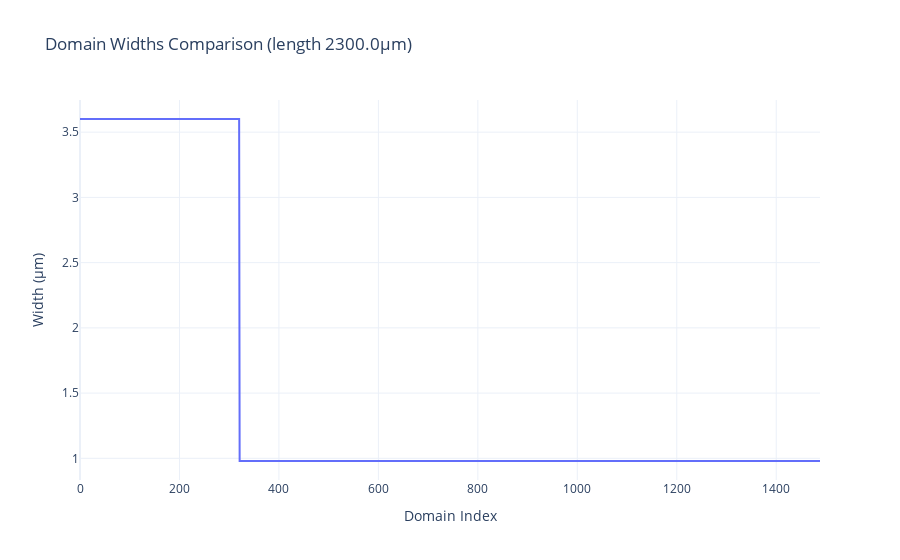
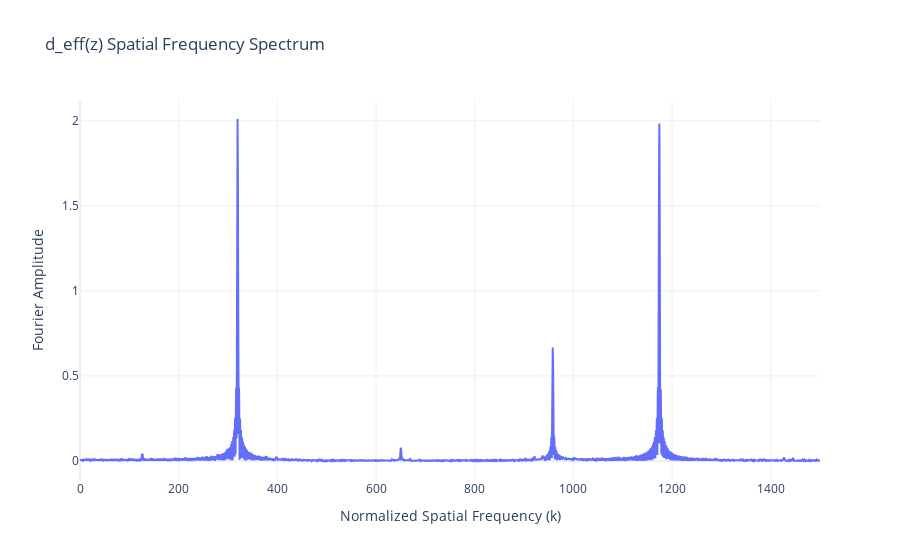

Notebook code for these charts, in order:
### Code cell
from qpm import mgoslt

optimal_ratio = 1 / 3

design_wl = 1.031
design_temp = 70.0
shg_sfg_ratio = optimal_ratio
num_domains_shg = 321
num_domains_sfg = 1168

delta_k1 = mgoslt.calc_twm_delta_k(design_wl, design_wl, design_temp)
delta_k2 = mgoslt.calc_twm_delta_k(design_wl, design_wl / 2, design_temp)

shg_domain_width = jnp.pi / delta_k1
sfg_domain_width = jnp.pi / delta_k2
widths_shg = jnp.array([shg_domain_width] * num_domains_shg)
widths_sfg = jnp.array([sfg_domain_width] * num_domains_sfg)
widths_thg = jnp.concatenate([widths_shg, widths_sfg])

fig = go.Figure()
fig.add_trace(go.Scatter(y=widths_thg, mode="lines"))
fig.update_layout(
    title_text=f"Domain Widths Comparison (length {jnp.sum(widths_thg):.1f}μm)",
    xaxis_title="Domain Index",
    yaxis_title="Width (μm)",
    template="plotly_white",
)
fig.show()

signal = create_alternating_signal_from_widths(widths_thg, n_points=30000)
fourier_config = FourierConfig(
    k_center=750,  # Center of a wide scan
    k_bandwidth=1500,  # Scan from k=0 to k=1500
    num_points=4096,
)
k_axis, spectrum_amp = calculate_fourier_spectrum(signal, fourier_config)

fig = go.Figure()
fig.add_trace(go.Scatter(x=k_axis, y=spectrum_amp, mode="lines"))
fig.update_layout(
    title="d_eff(z) Spatial Frequency Spectrum",
    xaxis_title="Normalized Spatial Frequency (k)",
    yaxis_title="Fourier Amplitude",
    template="plotly_white",
)
fig.show()

### Figure 1 — Plotly figure (JSON) as saved in the notebook; plotly's stock layout.template omitted (floating-point values rounded to 4 significant figures; data arrays with more than 128 entries replaced by an {"elided": "..."} marker saying what was removed)
{"data": [{"mode": "lines", "type": "scatter", "y": {"elided": "1489 float values"}}], "layout": {"title": {"text": "Domain Widths Comparison (length 2300.0μm)"}, "xaxis": {"title": {"text": "Domain Index"}}, "yaxis": {"title": {"text": "Width (μm)"}}}}

### Figure 2 — Plotly figure (JSON) as saved in the notebook; plotly's stock layout.template omitted (floating-point values rounded to 4 significant figures; data arrays with more than 128 entries replaced by an {"elided": "..."} marker saying what was removed)
{"data": [{"mode": "lines", "type": "scatter", "x": {"elided": "4096 float values"}, "y": {"elided": "4096 float values"}}], "layout": {"title": {"text": "d_eff(z) Spatial Frequency Spectrum"}, "xaxis": {"title": {"text": "Normalized Spatial Frequency (k)"}}, "yaxis": {"title": {"text": "Fourier Amplitude"}}}}
